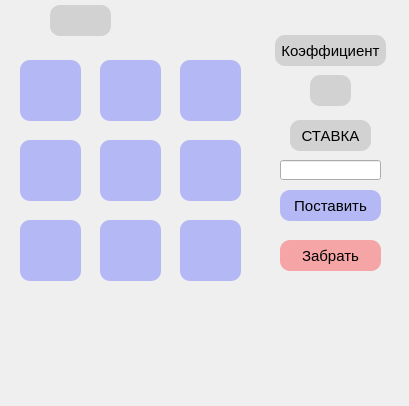
<?xml version="1.0" encoding="UTF-8"?>
<ui version="4.0">
 <class>Form</class>
 <widget class="QWidget" name="Form">
  <property name="geometry">
   <rect>
    <x>0</x>
    <y>0</y>
    <width>409</width>
    <height>406</height>
   </rect>
  </property>
  <property name="windowTitle">
   <string>Form</string>
  </property>
  <widget class="QLineEdit" name="bet">
   <property name="geometry">
    <rect>
     <x>280</x>
     <y>160</y>
     <width>101</width>
     <height>20</height>
    </rect>
   </property>
  </widget>
  <widget class="QPushButton" name="play">
   <property name="geometry">
    <rect>
     <x>280</x>
     <y>190</y>
     <width>101</width>
     <height>31</height>
    </rect>
   </property>
   <property name="font">
    <font>
     <pointsize>11</pointsize>
     <weight>50</weight>
     <bold>false</bold>
    </font>
   </property>
   <property name="autoFillBackground">
    <bool>false</bool>
   </property>
   <property name="styleSheet">
    <string notr="true">QPushButton{
border: transparent solid;
background-color: rgba(88,101,255,100);
border-radius: 10%;

}
QPushButton:hover{
background-color: rgba(90,90,90,100);
}</string>
   </property>
   <property name="text">
    <string>Поставить</string>
   </property>
   <property name="iconSize">
    <size>
     <width>32</width>
     <height>32</height>
    </size>
   </property>
  </widget>
  <widget class="QLabel" name="money">
   <property name="geometry">
    <rect>
     <x>50</x>
     <y>5</y>
     <width>61</width>
     <height>31</height>
    </rect>
   </property>
   <property name="font">
    <font>
     <pointsize>13</pointsize>
    </font>
   </property>
   <property name="styleSheet">
    <string notr="true">QLabel {
background-color: rgba(90,90,90,50);
border-radius: 10%;
padding : 5%;
}</string>
   </property>
   <property name="text">
    <string/>
   </property>
   <property name="alignment">
    <set>Qt::AlignCenter</set>
   </property>
  </widget>
  <widget class="QLabel" name="bet_label">
   <property name="geometry">
    <rect>
     <x>290</x>
     <y>120</y>
     <width>81</width>
     <height>31</height>
    </rect>
   </property>
   <property name="font">
    <font>
     <pointsize>11</pointsize>
    </font>
   </property>
   <property name="styleSheet">
    <string notr="true">QLabel {
background-color: rgba(90,90,90,50);
border-radius: 10%;
padding : 5%;
}</string>
   </property>
   <property name="text">
    <string>СТАВКА</string>
   </property>
   <property name="alignment">
    <set>Qt::AlignCenter</set>
   </property>
  </widget>
  <widget class="QPushButton" name="close">
   <property name="geometry">
    <rect>
     <x>5</x>
     <y>5</y>
     <width>31</width>
     <height>31</height>
    </rect>
   </property>
   <property name="autoFillBackground">
    <bool>false</bool>
   </property>
   <property name="styleSheet">
    <string notr="true">QPushButton {
border: transparent solid;
border-radius: 10%;
aspect-ratio: 1;

}
QPushButton:hover{
background-color: rgba(90,90,90,70);
}</string>
   </property>
   <property name="text">
    <string/>
   </property>
   <property name="icon">
    <iconset>
     <normaloff>../photo/close.png</normaloff>../photo/close.png</iconset>
   </property>
   <property name="iconSize">
    <size>
     <width>32</width>
     <height>32</height>
    </size>
   </property>
  </widget>
  <widget class="QLabel" name="money_photo">
   <property name="geometry">
    <rect>
     <x>90</x>
     <y>5</y>
     <width>41</width>
     <height>31</height>
    </rect>
   </property>
   <property name="text">
    <string/>
   </property>
   <property name="pixmap">
    <pixmap>../photo/money.png</pixmap>
   </property>
   <property name="scaledContents">
    <bool>true</bool>
   </property>
  </widget>
  <widget class="QPushButton" name="btn_1">
   <property name="geometry">
    <rect>
     <x>20</x>
     <y>60</y>
     <width>61</width>
     <height>61</height>
    </rect>
   </property>
   <property name="font">
    <font>
     <pointsize>12</pointsize>
     <weight>50</weight>
     <bold>false</bold>
    </font>
   </property>
   <property name="autoFillBackground">
    <bool>false</bool>
   </property>
   <property name="styleSheet">
    <string notr="true">QPushButton{
border: transparent solid;
background-color: rgba(88,101,255,100);
border-radius: 10%;

}
QPushButton:hover{
background-color: rgba(90,90,90,100);
}</string>
   </property>
   <property name="text">
    <string/>
   </property>
   <property name="icon">
    <iconset>
     <normaloff>C:/Users/glebk/Downloads/one.png</normaloff>C:/Users/glebk/Downloads/one.png</iconset>
   </property>
   <property name="iconSize">
    <size>
     <width>32</width>
     <height>32</height>
    </size>
   </property>
  </widget>
  <widget class="QPushButton" name="collect">
   <property name="geometry">
    <rect>
     <x>280</x>
     <y>240</y>
     <width>101</width>
     <height>31</height>
    </rect>
   </property>
   <property name="font">
    <font>
     <pointsize>11</pointsize>
     <weight>50</weight>
     <bold>false</bold>
    </font>
   </property>
   <property name="autoFillBackground">
    <bool>false</bool>
   </property>
   <property name="styleSheet">
    <string notr="true">QPushButton{
border: transparent solid;
background-color: rgba(255,50,50,100);
border-radius: 10%;

}
QPushButton:hover{
background-color: rgba(90,90,90,100);
}</string>
   </property>
   <property name="text">
    <string>Забрать</string>
   </property>
   <property name="iconSize">
    <size>
     <width>32</width>
     <height>32</height>
    </size>
   </property>
  </widget>
  <widget class="QPushButton" name="btn_2">
   <property name="geometry">
    <rect>
     <x>100</x>
     <y>60</y>
     <width>61</width>
     <height>61</height>
    </rect>
   </property>
   <property name="font">
    <font>
     <pointsize>12</pointsize>
     <weight>50</weight>
     <bold>false</bold>
    </font>
   </property>
   <property name="autoFillBackground">
    <bool>false</bool>
   </property>
   <property name="styleSheet">
    <string notr="true">QPushButton{
border: transparent solid;
background-color: rgba(88,101,255,100);
border-radius: 10%;

}
QPushButton:hover{
background-color: rgba(90,90,90,100);
}</string>
   </property>
   <property name="text">
    <string/>
   </property>
   <property name="icon">
    <iconset>
     <normaloff>../photo/numbers/two.png</normaloff>../photo/numbers/two.png</iconset>
   </property>
   <property name="iconSize">
    <size>
     <width>32</width>
     <height>32</height>
    </size>
   </property>
  </widget>
  <widget class="QPushButton" name="btn_3">
   <property name="geometry">
    <rect>
     <x>180</x>
     <y>60</y>
     <width>61</width>
     <height>61</height>
    </rect>
   </property>
   <property name="font">
    <font>
     <pointsize>12</pointsize>
     <weight>50</weight>
     <bold>false</bold>
    </font>
   </property>
   <property name="autoFillBackground">
    <bool>false</bool>
   </property>
   <property name="styleSheet">
    <string notr="true">QPushButton{
border: transparent solid;
background-color: rgba(88,101,255,100);
border-radius: 10%;

}
QPushButton:hover{
background-color: rgba(90,90,90,100);
}</string>
   </property>
   <property name="text">
    <string/>
   </property>
   <property name="icon">
    <iconset>
     <normaloff>../photo/numbers/three.png</normaloff>../photo/numbers/three.png</iconset>
   </property>
   <property name="iconSize">
    <size>
     <width>32</width>
     <height>32</height>
    </size>
   </property>
  </widget>
  <widget class="QPushButton" name="btn_4">
   <property name="geometry">
    <rect>
     <x>20</x>
     <y>140</y>
     <width>61</width>
     <height>61</height>
    </rect>
   </property>
   <property name="font">
    <font>
     <pointsize>12</pointsize>
     <weight>50</weight>
     <bold>false</bold>
    </font>
   </property>
   <property name="autoFillBackground">
    <bool>false</bool>
   </property>
   <property name="styleSheet">
    <string notr="true">QPushButton{
border: transparent solid;
background-color: rgba(88,101,255,100);
border-radius: 10%;

}
QPushButton:hover{
background-color: rgba(90,90,90,100);
}</string>
   </property>
   <property name="text">
    <string/>
   </property>
   <property name="icon">
    <iconset>
     <normaloff>../photo/numbers/four.png</normaloff>../photo/numbers/four.png</iconset>
   </property>
   <property name="iconSize">
    <size>
     <width>32</width>
     <height>32</height>
    </size>
   </property>
  </widget>
  <widget class="QPushButton" name="btn_5">
   <property name="geometry">
    <rect>
     <x>100</x>
     <y>140</y>
     <width>61</width>
     <height>61</height>
    </rect>
   </property>
   <property name="font">
    <font>
     <pointsize>12</pointsize>
     <weight>50</weight>
     <bold>false</bold>
    </font>
   </property>
   <property name="autoFillBackground">
    <bool>false</bool>
   </property>
   <property name="styleSheet">
    <string notr="true">QPushButton{
border: transparent solid;
background-color: rgba(88,101,255,100);
border-radius: 10%;

}
QPushButton:hover{
background-color: rgba(90,90,90,100);
}</string>
   </property>
   <property name="text">
    <string/>
   </property>
   <property name="icon">
    <iconset>
     <normaloff>../photo/numbers/five.png</normaloff>../photo/numbers/five.png</iconset>
   </property>
   <property name="iconSize">
    <size>
     <width>32</width>
     <height>32</height>
    </size>
   </property>
  </widget>
  <widget class="QPushButton" name="btn_6">
   <property name="geometry">
    <rect>
     <x>180</x>
     <y>140</y>
     <width>61</width>
     <height>61</height>
    </rect>
   </property>
   <property name="font">
    <font>
     <pointsize>12</pointsize>
     <weight>50</weight>
     <bold>false</bold>
    </font>
   </property>
   <property name="autoFillBackground">
    <bool>false</bool>
   </property>
   <property name="styleSheet">
    <string notr="true">QPushButton{
border: transparent solid;
background-color: rgba(88,101,255,100);
border-radius: 10%;

}
QPushButton:hover{
background-color: rgba(90,90,90,100);
}</string>
   </property>
   <property name="text">
    <string/>
   </property>
   <property name="icon">
    <iconset>
     <normaloff>../photo/numbers/six.png</normaloff>../photo/numbers/six.png</iconset>
   </property>
   <property name="iconSize">
    <size>
     <width>32</width>
     <height>32</height>
    </size>
   </property>
  </widget>
  <widget class="QPushButton" name="btn_7">
   <property name="geometry">
    <rect>
     <x>20</x>
     <y>220</y>
     <width>61</width>
     <height>61</height>
    </rect>
   </property>
   <property name="font">
    <font>
     <pointsize>12</pointsize>
     <weight>50</weight>
     <bold>false</bold>
    </font>
   </property>
   <property name="autoFillBackground">
    <bool>false</bool>
   </property>
   <property name="styleSheet">
    <string notr="true">QPushButton{
border: transparent solid;
background-color: rgba(88,101,255,100);
border-radius: 10%;

}
QPushButton:hover{
background-color: rgba(90,90,90,100);
}</string>
   </property>
   <property name="text">
    <string/>
   </property>
   <property name="icon">
    <iconset>
     <normaloff>../photo/numbers/seven.png</normaloff>../photo/numbers/seven.png</iconset>
   </property>
   <property name="iconSize">
    <size>
     <width>32</width>
     <height>32</height>
    </size>
   </property>
  </widget>
  <widget class="QPushButton" name="btn_8">
   <property name="geometry">
    <rect>
     <x>100</x>
     <y>220</y>
     <width>61</width>
     <height>61</height>
    </rect>
   </property>
   <property name="font">
    <font>
     <pointsize>12</pointsize>
     <weight>50</weight>
     <bold>false</bold>
    </font>
   </property>
   <property name="autoFillBackground">
    <bool>false</bool>
   </property>
   <property name="styleSheet">
    <string notr="true">QPushButton{
border: transparent solid;
background-color: rgba(88,101,255,100);
border-radius: 10%;

}
QPushButton:hover{
background-color: rgba(90,90,90,100);
}</string>
   </property>
   <property name="text">
    <string/>
   </property>
   <property name="icon">
    <iconset>
     <normaloff>../photo/numbers/eight.png</normaloff>../photo/numbers/eight.png</iconset>
   </property>
   <property name="iconSize">
    <size>
     <width>32</width>
     <height>32</height>
    </size>
   </property>
  </widget>
  <widget class="QPushButton" name="btn_9">
   <property name="geometry">
    <rect>
     <x>180</x>
     <y>220</y>
     <width>61</width>
     <height>61</height>
    </rect>
   </property>
   <property name="font">
    <font>
     <pointsize>12</pointsize>
     <weight>50</weight>
     <bold>false</bold>
    </font>
   </property>
   <property name="autoFillBackground">
    <bool>false</bool>
   </property>
   <property name="styleSheet">
    <string notr="true">QPushButton{
border: transparent solid;
background-color: rgba(88,101,255,100);
border-radius: 10%;

}
QPushButton:hover{
background-color: rgba(90,90,90,100);
}</string>
   </property>
   <property name="text">
    <string/>
   </property>
   <property name="icon">
    <iconset>
     <normaloff>../photo/numbers/nine.png</normaloff>../photo/numbers/nine.png</iconset>
   </property>
   <property name="iconSize">
    <size>
     <width>32</width>
     <height>32</height>
    </size>
   </property>
  </widget>
  <widget class="QLabel" name="warning">
   <property name="geometry">
    <rect>
     <x>70</x>
     <y>367</y>
     <width>251</width>
     <height>20</height>
    </rect>
   </property>
   <property name="font">
    <font>
     <pointsize>11</pointsize>
    </font>
   </property>
   <property name="text">
    <string/>
   </property>
  </widget>
  <widget class="QLabel" name="warning_photo">
   <property name="geometry">
    <rect>
     <x>20</x>
     <y>360</y>
     <width>31</width>
     <height>31</height>
    </rect>
   </property>
   <property name="font">
    <font>
     <pointsize>11</pointsize>
    </font>
   </property>
   <property name="styleSheet">
    <string notr="true"/>
   </property>
   <property name="text">
    <string/>
   </property>
   <property name="pixmap">
    <pixmap>../photo/error.png</pixmap>
   </property>
   <property name="scaledContents">
    <bool>true</bool>
   </property>
   <property name="alignment">
    <set>Qt::AlignCenter</set>
   </property>
  </widget>
  <widget class="QLabel" name="result">
   <property name="geometry">
    <rect>
     <x>70</x>
     <y>320</y>
     <width>251</width>
     <height>20</height>
    </rect>
   </property>
   <property name="font">
    <font>
     <pointsize>11</pointsize>
    </font>
   </property>
   <property name="text">
    <string/>
   </property>
  </widget>
  <widget class="QLabel" name="koef_labe">
   <property name="geometry">
    <rect>
     <x>275</x>
     <y>35</y>
     <width>111</width>
     <height>31</height>
    </rect>
   </property>
   <property name="font">
    <font>
     <pointsize>11</pointsize>
    </font>
   </property>
   <property name="styleSheet">
    <string notr="true">QLabel {
background-color: rgba(90,90,90,50);
border-radius: 10%;
padding : 5%;
}</string>
   </property>
   <property name="text">
    <string>Коэффициент</string>
   </property>
   <property name="alignment">
    <set>Qt::AlignCenter</set>
   </property>
  </widget>
  <widget class="QLabel" name="koef">
   <property name="geometry">
    <rect>
     <x>310</x>
     <y>75</y>
     <width>41</width>
     <height>31</height>
    </rect>
   </property>
   <property name="font">
    <font>
     <pointsize>11</pointsize>
    </font>
   </property>
   <property name="styleSheet">
    <string notr="true">QLabel {
background-color: rgba(90,90,90,50);
border-radius: 10%;
padding : 5%;
}</string>
   </property>
   <property name="text">
    <string/>
   </property>
   <property name="alignment">
    <set>Qt::AlignCenter</set>
   </property>
  </widget>
 </widget>
 <resources/>
 <connections/>
</ui>
